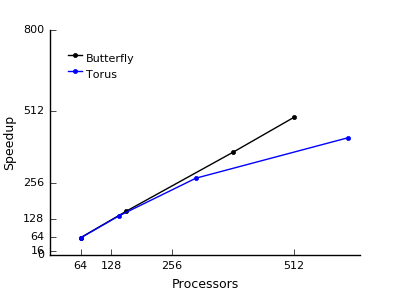

This figure's Python source:
#!/usr/bin/env python

import matplotlib.pyplot as plt
import numpy as np
import sys

Xs=[[64, 144, 306, 625], [64, 160, 384, 512]]
Ys=[[78.5, 34.3, 17.4, 11.4], [77.4, 30.5, 13.0, 9.7]]
Ys=[[4753.1/x for x in xs] for xs in Ys]

fig = plt.figure(figsize=(4,3))
ax = fig.add_subplot(111)
ax.spines['top'].set_color('none')
ax.spines['right'].set_color('none')
ax.yaxis.set_ticks_position('left')
ax.xaxis.set_ticks_position('bottom')

plt.xticks([64, 128, 256, 512, 1024], fontsize=8)
ax.set_xticklabels(["64", "128", "256", "512", "1024"])
plt.yticks([0, 16, 64, 128, 256, 512, 800], fontsize=8)
plt.gcf().subplots_adjust(bottom=0.15)

plt.xlim([0,650])
plt.ylim([0,800])

plt.ylabel("Speedup", fontsize=9)
plt.xlabel("Processors", fontsize=9)

bfly, = plt.plot(Xs[1][0:], Ys[1][0:], 'k.-', label="Butterfly")
torus,  = plt.plot(Xs[0][0:], Ys[0][0:], 'b.-', label="Torus")

leg = ax.legend(loc=2, frameon=False, labelspacing=0, numpoints=1,
                handletextpad=0.2, handlelength=0.7)
for label in leg.get_texts():
  label.set_fontsize(8)

#plt.show()
plt.savefig("plot.png")
